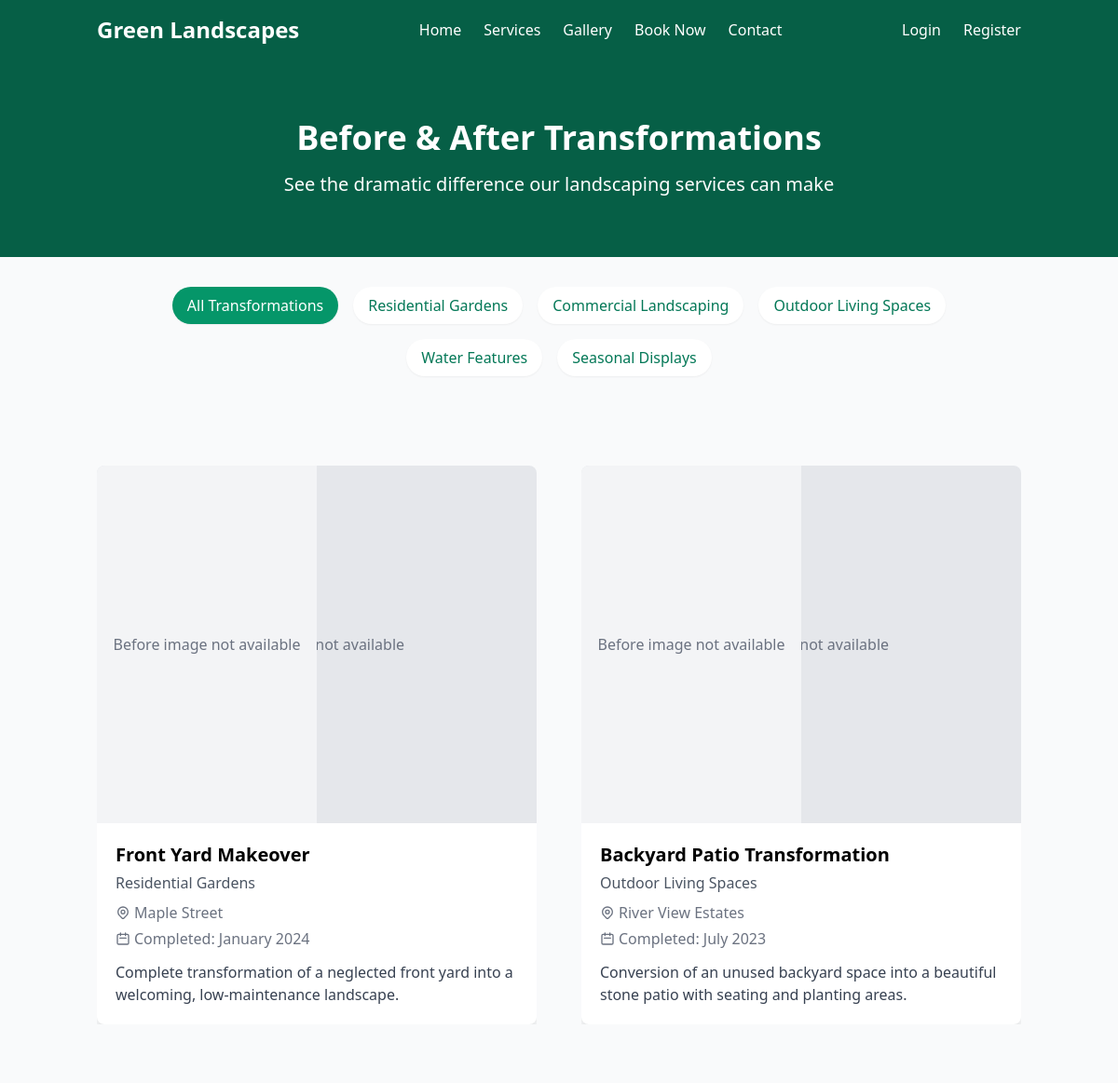
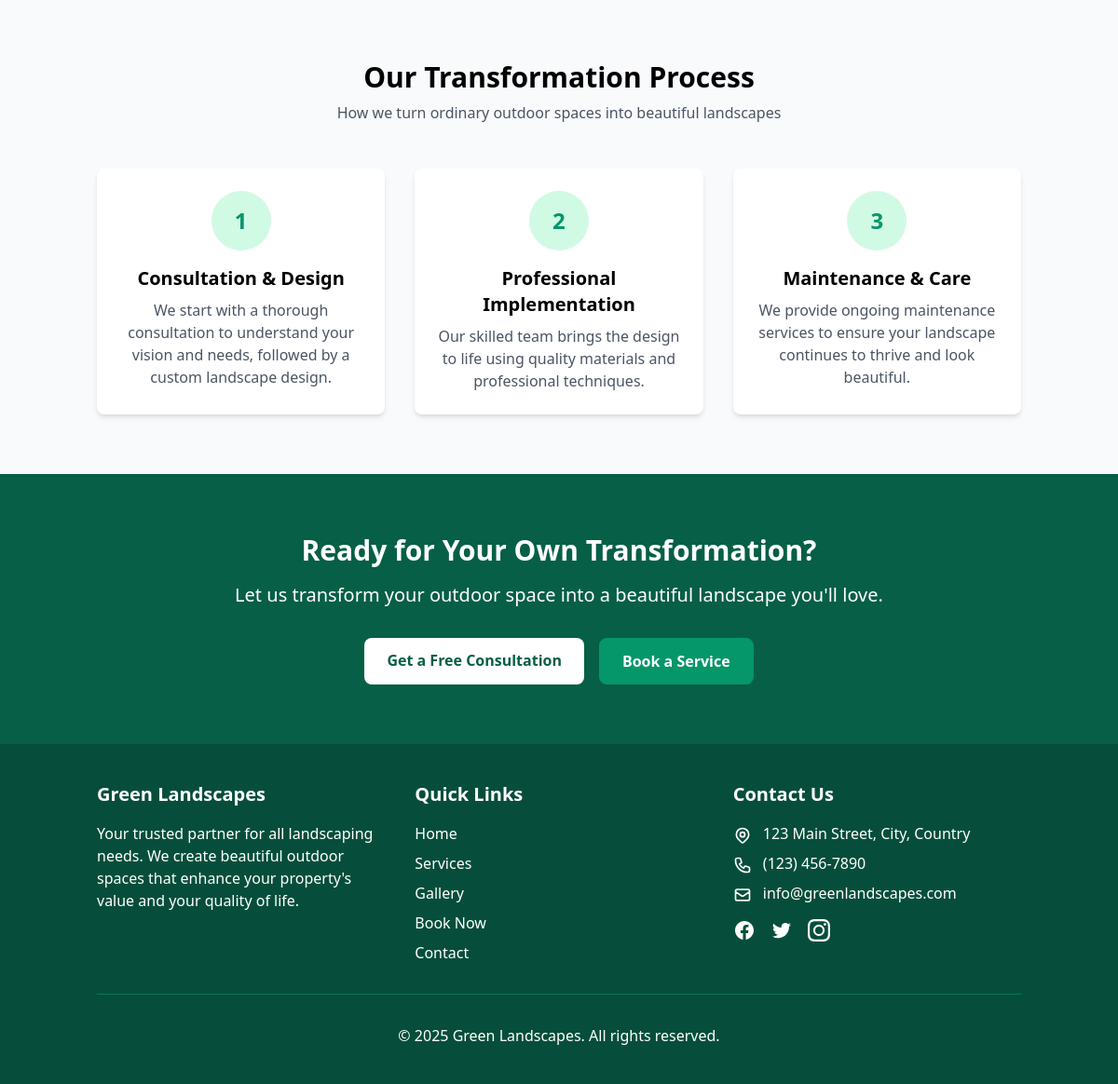
The page /gallery/before-after/ on the database its author committed (2 pictures, top to bottom).
### gallery/models.py (models this page shows, shortened)
class GalleryCategory(models.Model):
    name = models.CharField(max_length=100)
    description = models.TextField(blank=True)
    slug = models.SlugField(max_length=120, unique=True, blank=True)
    class Meta:
        verbose_name_plural = "Gallery Categories"

class BeforeAfterImage(models.Model):
    title = models.CharField(max_length=200)
    description = models.TextField()
    category = models.ForeignKey(GalleryCategory, on_delete=models.CASCADE, related_name='before_after_images')
    before_image = models.ImageField(upload_to='before_after/before/', null=True, blank=True)
    after_image = models.ImageField(upload_to='before_after/after/', null=True, blank=True)
    location = models.CharField(max_length=255, blank=True)
    completion_date = models.DateField(blank=True, null=True)
    is_featured = models.BooleanField(default=False)
    created_at = models.DateTimeField(auto_now_add=True)
    class Meta:
        ordering = ['-completion_date', '-created_at']
        verbose_name_plural = "Before/After Images"

### gallery/views.py (the view)
# urls.py: path('before-after/', views.BeforeAfterView.as_view(), name='before_after'),
class BeforeAfterView(ListView):
    model = BeforeAfterImage
    template_name = 'gallery/before_after.html'
    context_object_name = 'before_after_images'
    def get_context_data(self, **kwargs):
        context = super().get_context_data(**kwargs)
        context['categories'] = GalleryCategory.objects.all()
        return context

### templates/gallery/before_after.html (shortened to what this page needs)
{% extends 'base.html' %}
{% load static %}
{% block content %}
<section class="bg-green-800 text-white py-16">
    <div class="container mx-auto px-4 text-center">
        <h1 class="text-4xl font-bold mb-4">Before & After Transformations</h1>
        <p class="text-xl max-w-3xl mx-auto">See the dramatic difference our landscaping services can make</p>
    </div>
</section>
{% if categories %}
<section class="py-8 bg-gray-50">
    <div class="container mx-auto px-4">
        <div class="flex flex-wrap justify-center gap-4 gallery-filters">
            <button data-filter="all" class="gallery-filter-btn active bg-green-600 text-white px-4 py-2 rounded-full shadow-sm hover:shadow-md transition duration-300">
                All Transformations
            </button>
            {% for category in categories %}
            <button data-filter="{{ category.slug }}" class="gallery-filter-btn bg-white text-green-700 px-4 py-2 rounded-full shadow-sm hover:shadow-md transition duration-300">
                {{ category.name }}
            </button>
            {% endfor %}
        </div>
    </div>
</section>
{% endif %}
<section class="py-16">
    <div class="container mx-auto px-4">
        {% if before_after_images %}
            <div class="grid grid-cols-1 md:grid-cols-2 gap-12">
                {% for item in before_after_images %}
                <div class="gallery-item" data-category="{{ item.category.slug }}">
                    <div class="bg-white rounded-lg shadow-lg overflow-hidden">
                        <div class="before-after-slider h-96 relative">
                            {% if item.after_image and item.after_image.url %}
                                <img src="{{ item.after_image.url }}" alt="After: {{ item.title|default:'After transformation' }}" class="w-full h-full object-cover slider-after absolute inset-0">
                            {% else %}
                                <div class="w-full h-full bg-gray-200 flex items-center justify-center">
                                    <span class="text-gray-500">After image not available</span>
                                </div>
                            {% endif %}
                            <div class="slider-before h-full">
                                {% if item.before_image and item.before_image.url %}
                                    <img src="{{ item.before_image.url }}" alt="Before: {{ item.title|default:'Before transformation' }}" class="w-full h-full object-cover">
                                {% else %}
                                    <div class="w-full h-full bg-gray-100 flex items-center justify-center">
                                        <span class="text-gray-500">Before image not available</span>
                                    </div>
                                {% endif %}
                            </div>
                        </div>
                        <div class="p-5">
                            <h3 class="font-bold text-xl mb-1">{{ item.title }}</h3>
                            <p class="text-gray-600 mb-2">{{ item.category.name }}</p>
                            {% if item.location %}
                            <p class="text-gray-500 flex items-center">
                                {{ item.location }}
                            </p>
                            {% endif %}
                            {% if item.completion_date %}
                            <p class="text-gray-500 flex items-center mt-1">
                                <svg class="h-4 w-4 mr-1" fill="none" stroke="currentColor" viewBox="0 0 24 24" xmlns="http://www.w3.org/2000/svg">
                                    <path stroke-linecap="round" stroke-linejoin="round" stroke-width="2" d="M8 7V3m8 4V3m-9 8h10M5 21h14a2 2 0 002-2V7a2 2 0 00-2-2H5a2 2 0 00-2 2v12a2 2 0 002 2z"></path>
                                </svg>
                                Completed: {{ item.completion_date|date:"F Y" }}
                            </p>
                            {% endif %}
                            <div class="mt-3">
                                <p class="text-gray-700">{{ item.description|truncatewords:30 }}</p>
                            </div>
                        </div>
                    </div>
                </div>
                {% endfor %}
            </div>
        {% else %}
            <div class="text-center py-12">
                <p class="text-gray-600">No before & after transformations available at the moment. Please check back later for updates.</p>
            </div>
        {% endif %}
    </div>
</section>
<section class="py-16 bg-gray-50">
    <div class="container mx-auto px-4">
        <div class="text-center mb-12">
            <h2 class="text-3xl font-bold mb-2">Our Transformation Process</h2>
            <p class="text-gray-600 max-w-3xl mx-auto">How we turn ordinary outdoor spaces into beautiful landscapes</p>
        </div>
        <div class="grid grid-cols-1 md:grid-cols-3 gap-8">
            <div class="bg-white p-6 rounded-lg shadow-md text-center">
                <div class="w-16 h-16 bg-green-100 rounded-full flex items-center justify-center mx-auto mb-4">
                    <span class="text-green-600 text-2xl font-bold">1</span>
                </div>
                <h3 class="text-xl font-bold mb-2">Consultation & Design</h3>
                <p class="text-gray-600">We start with a thorough consultation to understand your vision and needs, followed by a custom landscape design.</p>
            </div>
            <div class="bg-white p-6 rounded-lg shadow-md text-center">
                <div class="w-16 h-16 bg-green-100 rounded-full flex items-center justify-center mx-auto mb-4">
                    <span class="text-green-600 text-2xl font-bold">2</span>
                </div>
                <h3 class="text-xl font-bold mb-2">Professional Implementation</h3>
                <p class="text-gray-600">Our skilled team brings the design to life using quality materials and professional techniques.</p>
            </div>
            <div class="bg-white p-6 rounded-lg shadow-md text-center">
                <div class="w-16 h-16 bg-green-100 rounded-full flex items-center justify-center mx-auto mb-4">
                    <span class="text-green-600 text-2xl font-bold">3</span>
                </div>
                <h3 class="text-xl font-bold mb-2">Maintenance & Care</h3>
                <p class="text-gray-600">We provide ongoing maintenance services to ensure your landscape continues to thrive and look beautiful.</p>
            </div>
        </div>
    </div>
</section>
<section class="py-16 bg-green-800 text-white">
    <div class="container mx-auto px-4 text-center">
        <h2 class="text-3xl font-bold mb-4">Ready for Your Own Transformation?</h2>
        <p class="text-xl mb-8 max-w-3xl mx-auto">Let us transform your outdoor space into a beautiful landscape you'll love.</p>
        <div class="flex flex-wrap justify-center gap-4">
            <a href="{% url 'contact' %}" class="bg-white hover:bg-gray-100 text-green-800 font-bold py-3 px-6 rounded-lg transition duration-300">
                Get a Free Consultation
            </a>
            <a href="{% url 'bookings' %}" class="bg-green-600 hover:bg-green-700 text-white font-bold py-3 px-6 rounded-lg border border-green-600 transition duration-300">
                Book a Service
            </a>
        </div>
    </div>
</section>
{% endblock %}

### static/css/styles.css (style rules this page uses)
.gallery-item { overflow: hidden; }
.before-after-slider { position: relative; overflow: hidden; }
.slider-before, .slider-after { width: 100%; height: 100%; }
.slider-before { position: absolute; top: 0; left: 0; width: 50%; overflow: hidden; }

### rows shown on the page
GalleryCategory: name "Residential Gardens"
GalleryCategory: name "Commercial Landscaping"
GalleryCategory: name "Outdoor Living Spaces"
GalleryCategory: name "Water Features"
GalleryCategory: name "Seasonal Displays"
BeforeAfterImage: after_image "After image not available", before_image "Before image not available", title "Front Yard Makeover", category.name "Residential Gardens", location "Maple Street", completion_date "January 2024", description "Complete transformation of a neglected front yard into a welcoming, low-maintenance landscape."
BeforeAfterImage: after_image "After image not available", before_image "Before image not available", title "Backyard Patio Transformation", category.name "Outdoor Living Spaces", location "River View Estates", completion_date "July 2023", description "Conversion of an unused backyard space into a beautiful stone patio with seating and planting areas."
